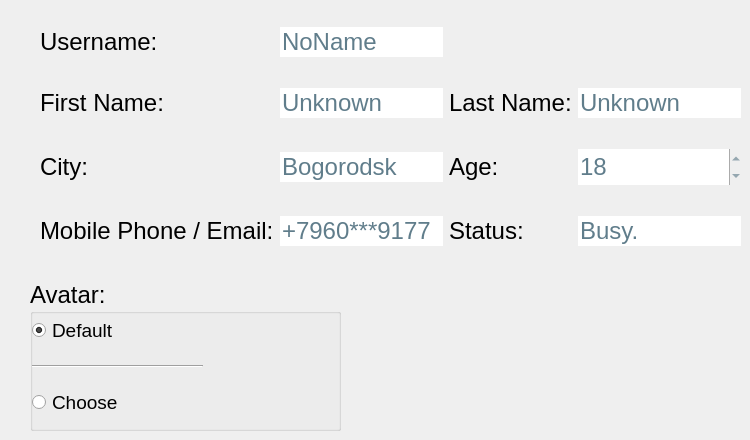
     <widget class="QWidget" name="page">
      <widget class="QGroupBox" name="groupBox">
       <property name="geometry">
        <rect>
         <x>30</x>
         <y>280</y>
         <width>311</width>
         <height>151</height>
        </rect>
       </property>
       <property name="font">
        <font>
         <family>Lucida Grande</family>
         <pointsize>18</pointsize>
        </font>
       </property>
       <property name="title">
        <string>Avatar:</string>
       </property>
       <widget class="QLabel" name="avatar_label">
        <property name="geometry">
         <rect>
          <x>170</x>
          <y>20</y>
          <width>140</width>
          <height>131</height>
         </rect>
        </property>
        <property name="maximumSize">
         <size>
          <width>140</width>
          <height>140</height>
         </size>
        </property>
        <property name="text">
         <string/>
        </property>
        <property name="pixmap">
         <pixmap resource="resource.qrc">:/Avatars/Resource/Avatars/5.jpg</pixmap>
        </property>
        <property name="scaledContents">
         <bool>true</bool>
        </property>
        <property name="alignment">
         <set>Qt::AlignCenter</set>
        </property>
       </widget>
       <widget class="QWidget" name="layoutWidget">
        <property name="geometry">
         <rect>
          <x>2</x>
          <y>22</y>
          <width>171</width>
          <height>131</height>
         </rect>
        </property>
        <layout class="QVBoxLayout" name="verticalLayout_4">
         <item>
          <widget class="QRadioButton" name="radioButton">
           <property name="font">
            <font>
             <pointsize>14</pointsize>
            </font>
           </property>
           <property name="text">
            <string>Default</string>
           </property>
           <property name="checked">
            <bool>true</bool>
           </property>
          </widget>
         </item>
         <item>
          <widget class="Line" name="line_2">
           <property name="orientation">
            <enum>Qt::Horizontal</enum>
           </property>
          </widget>
         </item>
         <item>
          <widget class="QRadioButton" name="radioButton_2">
           <property name="font">
            <font>
             <pointsize>14</pointsize>
            </font>
           </property>
           <property name="text">
            <string>Choose</string>
           </property>
          </widget>
         </item>
        </layout>
       </widget>
      </widget>
      <widget class="QWidget" name="formLayoutWidget">
       <property name="geometry">
        <rect>
         <x>40</x>
         <y>10</y>
         <width>701</width>
         <height>253</height>
        </rect>
       </property>
       <layout class="QGridLayout" name="gridLayout">
        <property name="horizontalSpacing">
         <number>-1</number>
        </property>
        <property name="verticalSpacing">
         <number>14</number>
        </property>
        <item row="1" column="1">
         <widget class="QLineEdit" name="lineEdit">
          <property name="font">
           <font>
            <family>Lucida Grande</family>
            <pointsize>18</pointsize>
           </font>
          </property>
          <property name="styleSheet">
           <string notr="true">border-top-color: rgb(255, 255, 255);
border-color: rgb(85, 170, 255);
color: rgb(96, 125, 139);</string>
          </property>
          <property name="text">
           <string>Unknown</string>
          </property>
          <property name="frame">
           <bool>false</bool>
          </property>
          <property name="cursorPosition">
           <number>7</number>
          </property>
         </widget>
        </item>
        <item row="3" column="0">
         <widget class="QLabel" name="cityLabel">
          <property name="font">
           <font>
            <family>Lucida Grande</family>
            <pointsize>18</pointsize>
           </font>
          </property>
          <property name="text">
           <string>City:</string>
          </property>
         </widget>
        </item>
        <item row="1" column="3">
         <widget class="QLineEdit" name="lineEdit_2">
          <property name="font">
           <font>
            <family>Lucida Grande</family>
            <pointsize>18</pointsize>
           </font>
          </property>
          <property name="styleSheet">
           <string notr="true">border-top-color: rgb(255, 255, 255);
border-color: rgb(85, 170, 255);
color: rgb(96, 125, 139);</string>
          </property>
          <property name="text">
           <string>Unknown</string>
          </property>
          <property name="frame">
           <bool>false</bool>
          </property>
         </widget>
        </item>
        <item row="0" column="1">
         <widget class="QLineEdit" name="usernameEdit">
          <property name="font">
           <font>
            <family>Lucida Grande</family>
            <pointsize>18</pointsize>
           </font>
          </property>
          <property name="styleSheet">
           <string notr="true">border-top-color: rgb(255, 255, 255);
border-color: rgb(85, 170, 255);
color: rgb(96, 125, 139);</string>
          </property>
          <property name="text">
           <string>NoName</string>
          </property>
          <property name="frame">
           <bool>false</bool>
          </property>
         </widget>
        </item>
        <item row="5" column="0">
         <widget class="QLabel" name="label_3">
          <property name="font">
           <font>
            <family>Lucida Grande</family>
            <pointsize>18</pointsize>
           </font>
          </property>
          <property name="text">
           <string>Mobile Phone / Email:</string>
          </property>
         </widget>
        </item>
        <item row="5" column="1">
         <widget class="QLineEdit" name="lineEdit_4">
          <property name="font">
           <font>
            <family>Lucida Grande</family>
            <pointsize>18</pointsize>
           </font>
          </property>
          <property name="styleSheet">
           <string notr="true">border-top-color: rgb(255, 255, 255);
border-color: rgb(85, 170, 255);
color: rgb(96, 125, 139);</string>
          </property>
          <property name="text">
           <string>+7960***9177</string>
          </property>
          <property name="frame">
           <bool>false</bool>
          </property>
         </widget>
        </item>
        <item row="3" column="1">
         <widget class="QLineEdit" name="lineEdit_3">
          <property name="font">
           <font>
            <family>Lucida Grande</family>
            <pointsize>18</pointsize>
           </font>
          </property>
          <property name="styleSheet">
           <string notr="true">border-top-color: rgb(255, 255, 255);
border-color: rgb(85, 170, 255);
color: rgb(96, 125, 139);</string>
          </property>
          <property name="text">
           <string>Bogorodsk</string>
          </property>
          <property name="frame">
           <bool>false</bool>
          </property>
         </widget>
        </item>
        <item row="0" column="0">
         <widget class="QLabel" name="username_label">
          <property name="font">
           <font>
            <family>Lucida Grande</family>
            <pointsize>18</pointsize>
           </font>
          </property>
          <property name="text">
           <string>Username:</string>
          </property>
         </widget>
        </item>
        <item row="1" column="0">
         <widget class="QLabel" name="firstName">
          <property name="font">
           <font>
            <family>Lucida Grande</family>
            <pointsize>18</pointsize>
           </font>
          </property>
          <property name="text">
           <string>First Name:</string>
          </property>
         </widget>
        </item>
        <item row="1" column="2">
         <widget class="QLabel" name="lastName">
          <property name="font">
           <font>
            <family>Lucida Grande</family>
            <pointsize>18</pointsize>
           </font>
          </property>
          <property name="text">
           <string>Last Name:</string>
          </property>
         </widget>
        </item>
        <item row="3" column="2">
         <widget class="QLabel" name="label_2">
          <property name="font">
           <font>
            <family>Lucida Grande</family>
            <pointsize>18</pointsize>
           </font>
          </property>
          <property name="text">
           <string>Age:</string>
          </property>
         </widget>
        </item>
        <item row="3" column="3">
         <widget class="QSpinBox" name="spinBox">
          <property name="font">
           <font>
            <family>Lucida Grande</family>
            <pointsize>18</pointsize>
           </font>
          </property>
          <property name="styleSheet">
           <string notr="true">border-top-color: rgb(255, 255, 255);
border-color: rgb(85, 170, 255);
color: rgb(96, 125, 139);</string>
          </property>
          <property name="frame">
           <bool>false</bool>
          </property>
          <property name="value">
           <number>18</number>
          </property>
         </widget>
        </item>
        <item row="5" column="2">
         <widget class="QLabel" name="label_4">
          <property name="font">
           <font>
            <family>Lucida Grande</family>
            <pointsize>18</pointsize>
           </font>
          </property>
          <property name="text">
           <string>Status:</string>
          </property>
         </widget>
        </item>
        <item row="5" column="3">
         <widget class="QLineEdit" name="lineEdit_5">
          <property name="font">
           <font>
            <family>Lucida Grande</family>
            <pointsize>18</pointsize>
           </font>
          </property>
          <property name="styleSheet">
           <string notr="true">border-top-color: rgb(255, 255, 255);
border-color: rgb(85, 170, 255);
color: rgb(96, 125, 139);</string>
          </property>
          <property name="text">
           <string>Busy.</string>
          </property>
          <property name="frame">
           <bool>false</bool>
          </property>
         </widget>
        </item>
       </layout>
      </widget>
     </widget>
